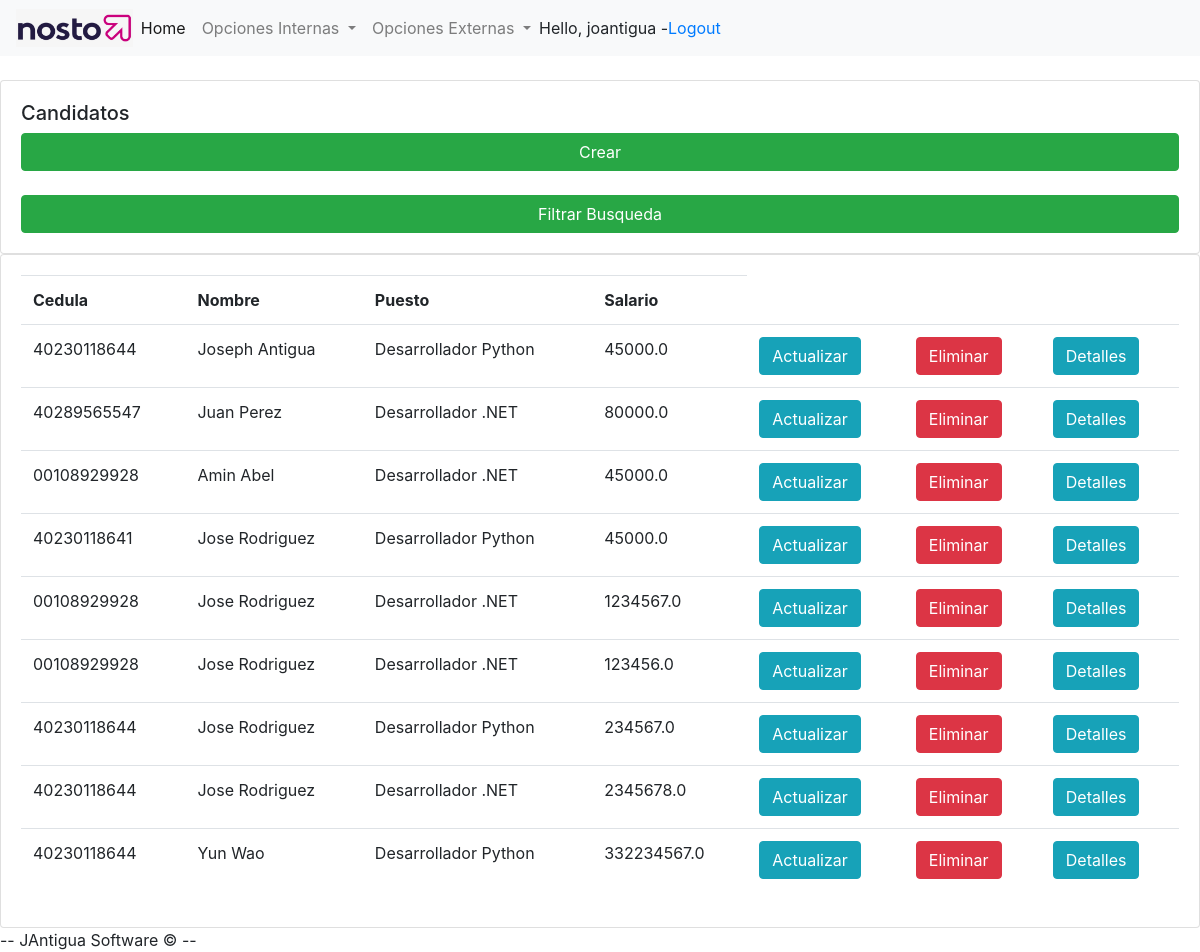
The app's page /candidatos/ (signed in) with its own data.
### crudrh/models.py (models this page shows, shortened)
class Candidatos(models.Model):
  cedula = models.CharField(max_length = 11, null = True)
  nombre_candidato = models.CharField(max_length = 200, null = True)
  puesto_aspiracion = models.ForeignKey(Puestos, on_delete = models.SET_NULL, null = True)
  departamento = models.CharField(max_length = 200, null = True)
  salario_aspiracion = models.FloatField(null = True)
  principales_competencias = models.ManyToManyField(Competencias)
  principales_capacitaciones = models.ManyToManyField(Capacitaciones)
  experiencia_laboral = models.ManyToManyField(Experiencia_Laboral)
  recomendacion = models.CharField(max_length = 200, null = True)

class Puestos(models.Model):
  NIVEL = (
    ('Alto', 'Alto'),
    ('Medio', 'Medio'),
    ('Bajo', 'Bajo'),
  )
  ESTADO = (
    ('Activo', 'Activo'),
    ('Inactivo', 'Inactivo'),
  )
  nombre_puesto = models.CharField(max_length = 200, null = True)
  nivel_riesgo = models.CharField(max_length = 200, null = True, choices = NIVEL)
  salario_minimo = models.FloatField(null = True)
  salario_maximo = models.FloatField(null = True)
  estado = models.CharField(max_length = 200, null = True, choices = ESTADO)
  def __str__(self):
    return self.nombre_puesto

### crudrh/views.py (the view)
# urls.py: path('candidatos/', views.candidatos),
@login_required(login_url= "/login")
def candidatos(request):
  candidatos = Candidatos.objects.all()
  context = {'candidatos' : candidatos}
  return render(request, 'crudrh/candidatos.html', context )

### crudrh/templates/crudrh/candidatos.html
{%  extends 'crudrh/main.html' %}
{% block content %}
		<br>
		<div class="row">
			<div class="col-md">
				<div class="card card-body">
					<h5>Candidatos</h5>
					<td><a class="btn btn-success" href="/create_candidatos">Crear<span class="sr-only">(current)</span></a></td>
					<br>
					<td><a class="btn btn-success" href="/search_candidatos">Filtrar Busqueda<span class="sr-only">(current)</span></a></td>
				</div>
				<div class="card card-body">
					<table class="table">
						<tr>
							<th>Cedula</th>
							<th>Nombre</th>
							<th>Puesto</th>
							<th>Salario</th>
						</tr>
						{% for i in candidatos %}
						<tr>
							<td>{{i.cedula}}</td>
							<td>{{i.nombre_candidato}}</td>
							<td>{{i.puesto_aspiracion}}</td>
							<td>{{i.salario_aspiracion}}</td>
							<td><a class="btn btn-info" href="/update_candidatos/{{ i.id }}">Actualizar<span class="sr-only">(current)</span></a></td>
							<td><a class="btn btn-danger" href="/delete_candidatos/{{ i.id }}">Eliminar<span class="sr-only">(current)</span></a></td>
							<td><a class="btn btn-info" href="/view_candidatos/{{ i.id }}">Detalles<span class="sr-only">(current)</span></a></td>
						</tr>
						{% endfor %}
					</table>
				</div>
			</div>
		</div>
{% endblock content %}

### crudrh/templates/crudrh/navbar.html (shortened to what this page needs)
{% load static %}
<nav class="navbar navbar-expand-lg navbar-light bg-light">
  <img src = "{% static 'images/logo.png' %}">
  <div class="collapse navbar-collapse" id="navbarNavDropdown">
    <ul class="navbar-nav">
      <li class="nav-item active">
        <a class="nav-link" href="/home">Home <span class="sr-only">(current)</span></a>
      </li>
      {% if request.user.is_staff %}
      <li class="nav-item dropdown">
        <a class="nav-link dropdown-toggle" href="#" id="navbarDropdownMenuLink" data-toggle="dropdown" aria-haspopup="true" aria-expanded="false">
          Opciones Internas
        </a>
      </li>
      {% endif %}
      <li class="nav-item dropdown">
        <a class="nav-link dropdown-toggle" href="#" id="navbarDropdownMenuLink" data-toggle="dropdown" aria-haspopup="true" aria-expanded="false">
          Opciones Externas
        </a>
      </li>
    </ul>
    <span>Hello, {{request.user}}  -</span>
    <span><a href = "/logout">Logout</a></span>
  </div>
</nav>

### crudrh/templates/crudrh/navbar.html (style rules this page uses)
img { max-width: 10%; height: 10%; }

### records on screen
Candidatos: cedula "40230118644", nombre_candidato "Joseph Antigua", puesto_aspiracion "Desarrollador Python", salario_aspiracion "45000.0"
Candidatos: cedula "40289565547", nombre_candidato "Juan Perez", puesto_aspiracion "Desarrollador .NET", salario_aspiracion "80000.0"
Candidatos: cedula "00108929928", nombre_candidato "Amin Abel", puesto_aspiracion "Desarrollador .NET", salario_aspiracion "45000.0"
Candidatos: cedula "40230118641", nombre_candidato "Jose Rodriguez", puesto_aspiracion "Desarrollador Python", salario_aspiracion "45000.0"
Candidatos: cedula "00108929928", nombre_candidato "Jose Rodriguez", puesto_aspiracion "Desarrollador .NET", salario_aspiracion "1234567.0"
Candidatos: cedula "00108929928", nombre_candidato "Jose Rodriguez", puesto_aspiracion "Desarrollador .NET", salario_aspiracion "123456.0"
Candidatos: cedula "40230118644", nombre_candidato "Jose Rodriguez", puesto_aspiracion "Desarrollador Python", salario_aspiracion "234567.0"
Candidatos: cedula "40230118644", nombre_candidato "Jose Rodriguez", puesto_aspiracion "Desarrollador .NET", salario_aspiracion "2345678.0"
Candidatos: cedula "40230118644", nombre_candidato "Yun Wao", puesto_aspiracion "Desarrollador Python", salario_aspiracion "332234567.0"

### other values on screen
{{ request.user }} "joantigua"
